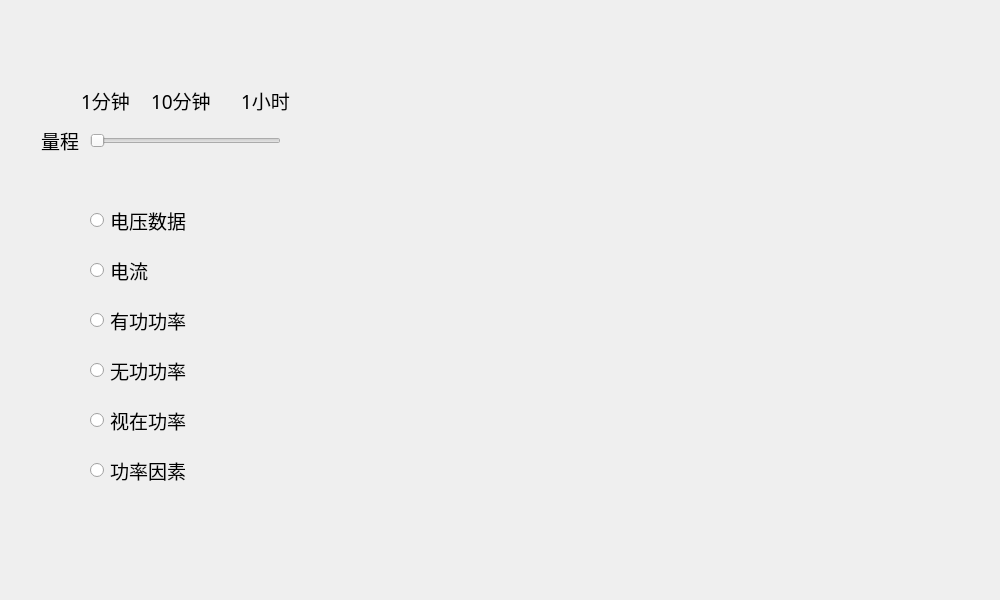
<?xml version="1.0" encoding="UTF-8"?>
<ui version="4.0">
 <class>RealTimeDataWindow</class>
 <widget class="QWidget" name="RealTimeDataWindow">
  <property name="geometry">
   <rect>
    <x>0</x>
    <y>0</y>
    <width>1000</width>
    <height>600</height>
   </rect>
  </property>
  <property name="windowTitle">
   <string>Form</string>
  </property>
  <widget class="QLabel" name="label">
   <property name="geometry">
    <rect>
     <x>41</x>
     <y>130</y>
     <width>51</width>
     <height>21</height>
    </rect>
   </property>
   <property name="font">
    <font>
     <family>微软雅黑 Light</family>
     <pointsize>14</pointsize>
    </font>
   </property>
   <property name="text">
    <string>量程</string>
   </property>
  </widget>
  <widget class="QLabel" name="label_2">
   <property name="geometry">
    <rect>
     <x>81</x>
     <y>90</y>
     <width>51</width>
     <height>21</height>
    </rect>
   </property>
   <property name="font">
    <font>
     <family>微软雅黑 Light</family>
     <pointsize>14</pointsize>
    </font>
   </property>
   <property name="text">
    <string>1分钟</string>
   </property>
  </widget>
  <widget class="QLabel" name="label_3">
   <property name="geometry">
    <rect>
     <x>151</x>
     <y>90</y>
     <width>61</width>
     <height>21</height>
    </rect>
   </property>
   <property name="font">
    <font>
     <family>微软雅黑 Light</family>
     <pointsize>14</pointsize>
    </font>
   </property>
   <property name="text">
    <string>10分钟</string>
   </property>
  </widget>
  <widget class="QLabel" name="label_4">
   <property name="geometry">
    <rect>
     <x>241</x>
     <y>90</y>
     <width>51</width>
     <height>21</height>
    </rect>
   </property>
   <property name="font">
    <font>
     <family>微软雅黑 Light</family>
     <pointsize>14</pointsize>
    </font>
   </property>
   <property name="text">
    <string>1小时</string>
   </property>
  </widget>
  <widget class="QSlider" name="horizontalSlider">
   <property name="geometry">
    <rect>
     <x>90</x>
     <y>130</y>
     <width>191</width>
     <height>21</height>
    </rect>
   </property>
   <property name="maximum">
    <number>2</number>
   </property>
   <property name="orientation">
    <enum>Qt::Horizontal</enum>
   </property>
  </widget>
  <widget class="QRadioButton" name="vRadioBtn">
   <property name="enabled">
    <bool>true</bool>
   </property>
   <property name="geometry">
    <rect>
     <x>90</x>
     <y>200</y>
     <width>141</width>
     <height>41</height>
    </rect>
   </property>
   <property name="font">
    <font>
     <family>微软雅黑 Light</family>
     <pointsize>14</pointsize>
    </font>
   </property>
   <property name="text">
    <string>电压数据</string>
   </property>
   <property name="iconSize">
    <size>
     <width>32</width>
     <height>32</height>
    </size>
   </property>
  </widget>
  <widget class="QRadioButton" name="iRadioBtn">
   <property name="enabled">
    <bool>true</bool>
   </property>
   <property name="geometry">
    <rect>
     <x>90</x>
     <y>250</y>
     <width>141</width>
     <height>41</height>
    </rect>
   </property>
   <property name="font">
    <font>
     <family>微软雅黑 Light</family>
     <pointsize>14</pointsize>
    </font>
   </property>
   <property name="text">
    <string>电流</string>
   </property>
   <property name="iconSize">
    <size>
     <width>32</width>
     <height>32</height>
    </size>
   </property>
  </widget>
  <widget class="QRadioButton" name="epRadioBtn">
   <property name="enabled">
    <bool>true</bool>
   </property>
   <property name="geometry">
    <rect>
     <x>90</x>
     <y>300</y>
     <width>141</width>
     <height>41</height>
    </rect>
   </property>
   <property name="font">
    <font>
     <family>微软雅黑 Light</family>
     <pointsize>14</pointsize>
    </font>
   </property>
   <property name="text">
    <string>有功功率</string>
   </property>
   <property name="iconSize">
    <size>
     <width>32</width>
     <height>32</height>
    </size>
   </property>
  </widget>
  <widget class="QRadioButton" name="fpRadioBtn">
   <property name="enabled">
    <bool>true</bool>
   </property>
   <property name="geometry">
    <rect>
     <x>90</x>
     <y>350</y>
     <width>141</width>
     <height>41</height>
    </rect>
   </property>
   <property name="font">
    <font>
     <family>微软雅黑 Light</family>
     <pointsize>14</pointsize>
    </font>
   </property>
   <property name="text">
    <string>无功功率</string>
   </property>
   <property name="iconSize">
    <size>
     <width>32</width>
     <height>32</height>
    </size>
   </property>
  </widget>
  <widget class="QRadioButton" name="apRadioBtn">
   <property name="enabled">
    <bool>true</bool>
   </property>
   <property name="geometry">
    <rect>
     <x>90</x>
     <y>400</y>
     <width>141</width>
     <height>41</height>
    </rect>
   </property>
   <property name="font">
    <font>
     <family>微软雅黑 Light</family>
     <pointsize>14</pointsize>
    </font>
   </property>
   <property name="text">
    <string>视在功率</string>
   </property>
   <property name="iconSize">
    <size>
     <width>32</width>
     <height>32</height>
    </size>
   </property>
  </widget>
  <widget class="QRadioButton" name="pfRadioBtn">
   <property name="enabled">
    <bool>true</bool>
   </property>
   <property name="geometry">
    <rect>
     <x>90</x>
     <y>450</y>
     <width>141</width>
     <height>41</height>
    </rect>
   </property>
   <property name="font">
    <font>
     <family>微软雅黑 Light</family>
     <pointsize>14</pointsize>
    </font>
   </property>
   <property name="text">
    <string>功率因素</string>
   </property>
   <property name="iconSize">
    <size>
     <width>32</width>
     <height>32</height>
    </size>
   </property>
  </widget>
  <widget class="QWidget" name="verticalLayoutWidget">
   <property name="geometry">
    <rect>
     <x>320</x>
     <y>39</y>
     <width>641</width>
     <height>531</height>
    </rect>
   </property>
   <layout class="QVBoxLayout" name="playLayout"/>
  </widget>
 </widget>
 <resources/>
 <connections/>
</ui>
